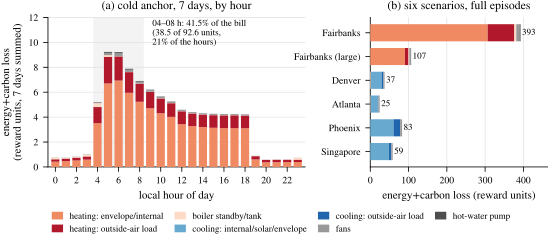

This figure's Python source:
"""Reward-anatomy figure for the paper.

  (a) the cold anchor (``building_train_1/fairbanks_1``, first 2 016 steps = the
      7 simulated days the public forum compares on): the energy-plus-carbon
      loss of every local hour, stacked by mechanism, so the 04--08 h capacity-
      limited morning and the envelope/outside-air split are both visible;
  (b) the same decomposition for the six full-length (8 641-step) scenarios of
      ``results/ef_shipped``, in absolute reward units, so the concentration of
      the whole bill in three scenarios is visible.

No simulator calls: (a) reads the per-step series stored by
``python -m sbx.energyflow run`` (``results/ef_shipped/*.npz``), (b) the
per-scenario aggregates (``results/ef_shipped/*.json``). Both are the shipped
simulator and policy ``policies.ctrl_w:CtrlW``.

Run:  starter-kit/.venv/bin/python paper/figures/anatomy.py
"""

from __future__ import annotations

import json
from pathlib import Path

import matplotlib

matplotlib.use("Agg")
import matplotlib.pyplot as plt
import numpy as np

plt.rcParams.update(
    {
        "font.family": "serif",
        "font.serif": ["STIXGeneral", "DejaVu Serif"],
        "mathtext.fontset": "stix",
        "font.size": 8,
        "axes.labelsize": 8,
        "axes.titlesize": 8.5,
        "xtick.labelsize": 7,
        "ytick.labelsize": 7,
        "legend.fontsize": 6.5,
        "axes.linewidth": 0.6,
        "xtick.major.width": 0.6,
        "ytick.major.width": 0.6,
        "axes.spines.top": False,
        "axes.spines.right": False,
        "pdf.fonttype": 42,
        "savefig.bbox": "tight",
        "savefig.pad_inches": 0.01,
    }
)

HERE = Path(__file__).resolve().parent
ROOT = HERE.parent.parent
RESULTS = ROOT / "results"
OUT = HERE

TAG = "ef_shipped"
ANCHOR = "building_train_1/fairbanks_1"
ANCHOR_STEPS = 2016  # the 7-day window used by the public forum comparison

# Cold to hot; the two largest dev30 buildings are kept separate.
SELECTION = [
    ("building_train_1/fairbanks_1", "Fairbanks"),
    ("building_train_2/fairbanks_2", "Fairbanks (large)"),
    ("building_train_7/denver_5", "Denver"),
    ("building_train_2/atlanta_3", "Atlanta"),
    ("building_train_8/phoenix_4", "Phoenix"),
    ("building_train_4/singapore_3", "Singapore"),
]

# (key, label, colour, panel-a?) -- panel (a) has no cooling at the anchor, so
# the three cooling groups are drawn only in (b).
GROUPS = [
    ("heat_rest", "heating: envelope/internal", "#ef8a62", True),
    ("heat_vent", "heating: outside-air load", "#b2182b", True),
    ("standby", "boiler standby/tank", "#fddbc7", True),
    ("cool_rest", "cooling: internal/solar/envelope", "#67a9cf", False),
    ("cool_vent", "cooling: outside-air load", "#2166ac", False),
    ("fans", "fans", "#999999", True),
    ("pump", "hot-water pump", "#4d4d4d", True),
]

SERIES = {
    "heat_rest": ["loss_heat_rest"],
    "heat_vent": ["loss_heat_vent"],
    "standby": ["loss_boiler_standby"],
    "cool_rest": ["loss_cool_rest"],
    "cool_vent": ["loss_cool_vent"],
    "fans": ["loss_fan_supply", "loss_fan_exhaust"],
    "pump": ["loss_pump"],
}


def anchor_hourly() -> np.ndarray:
    """(24, n_groups) loss per hour-of-day over the 7-day anchor, positive."""
    z = np.load(RESULTS / TAG / (ANCHOR.replace("/", "__") + ".npz"))
    hour = z["hour"][:ANCHOR_STEPS].astype(int)
    out = np.zeros((24, len(GROUPS)))
    for g, (name, _, _, _) in enumerate(GROUPS):
        series = sum(z[k][:ANCHOR_STEPS].astype(np.float64) for k in SERIES[name])
        for h in range(24):
            out[h, g] = -series[hour == h].sum()
    return out


def scenario_totals() -> tuple[list[str], np.ndarray]:
    labels, rows = [], []
    for scenario, short in SELECTION:
        rec = json.loads((RESULTS / TAG / (scenario.replace("/", "__") + ".json")).read_text())
        comp = rec["components"]
        values = []
        for name, _, _, _ in GROUPS:
            if name == "standby":
                v = comp["boiler_standby"]["loss_total"]
            elif name == "fans":
                v = comp["fan_supply"]["loss_total"] + comp["fan_exhaust"]["loss_total"]
            else:
                v = comp[name]["loss_total"]
            values.append(-float(v))
        rows.append(values)
        labels.append(short)
    return labels, np.array(rows)


def main() -> None:
    hourly = anchor_hourly()
    labels, totals = scenario_totals()

    fig, (ax_a, ax_b) = plt.subplots(
        1,
        2,
        figsize=(5.5, 2.45),
        gridspec_kw={"width_ratios": [1.45, 1.0], "wspace": 0.30},
    )
    fig.subplots_adjust(left=0.075, right=0.985, top=0.90, bottom=0.29)

    # ---------------------------------------------------------------- panel (a)
    x = np.arange(24)
    bottom = np.zeros(24)
    for g, (name, label, colour, in_a) in enumerate(GROUPS):
        if not in_a:
            continue
        ax_a.bar(x, hourly[:, g], bottom=bottom, width=0.78, color=colour,
                 edgecolor="none", label=label, zorder=3)
        bottom += hourly[:, g]
    ax_a.set_xlim(-0.7, 23.7)
    ax_a.set_xticks([0, 2, 4, 6, 8, 10, 12, 14, 16, 18, 20, 22])
    ax_a.set_xlabel("local hour of day")
    ax_a.set_ylabel("energy+carbon loss\n(reward units, 7 days summed)")
    ax_a.set_title("(a) cold anchor, 7 days, by hour")
    ax_a.grid(axis="y", color="0.88", lw=0.5, zorder=0)

    morning = hourly[4:9].sum() / hourly.sum()
    ax_a.axvspan(3.6, 8.4, color="0.2", alpha=0.06, zorder=1, lw=0)
    ax_a.set_ylim(0, bottom.max() * 1.30)
    ax_a.text(
        9.2,
        bottom.max() * 1.28,
        f"04\u201308 h: {morning * 100:.1f}% of the bill\n"
        f"({hourly[4:9].sum():.1f} of {hourly.sum():.1f} units,\n21% of the hours)",
        fontsize=6.5,
        va="top",
        ha="left",
        zorder=5,
    )

    # ---------------------------------------------------------------- panel (b)
    y = np.arange(len(SELECTION))[::-1]
    left = np.zeros(len(SELECTION))
    for g, (name, label, colour, _) in enumerate(GROUPS):
        ax_b.barh(y, totals[:, g], left=left, height=0.72, color=colour,
                  edgecolor="none", zorder=3)
        left += totals[:, g]
    ax_b.set_yticks(y)
    ax_b.set_yticklabels(labels)
    ax_b.set_xlabel("energy+carbon loss (reward units)")
    ax_b.set_title("(b) six scenarios, full episodes")
    ax_b.grid(axis="x", color="0.88", lw=0.5, zorder=0)
    for yy, total in zip(y, left):
        ax_b.text(total + 4, yy, f"{total:.0f}", va="center", fontsize=6.5)
    ax_b.set_xlim(0, left.max() * 1.18)

    handles = [plt.Rectangle((0, 0), 1, 1, color=colour) for _, _, colour, _ in GROUPS]
    names = [label for _, label, _, _ in GROUPS]
    fig.legend(handles, names, loc="lower center", ncol=4, frameon=False,
               handlelength=1.1, columnspacing=1.3, bbox_to_anchor=(0.5, -0.015))

    fig.savefig(OUT / "anatomy.pdf")
    print(f"wrote {OUT / 'anatomy.pdf'}")
    print(f"anchor hour split: 04-08 {morning:.3f}; total {hourly.sum():.3f}")
    print("scenario totals:", dict(zip(labels, np.round(left, 1))))


if __name__ == "__main__":
    main()
